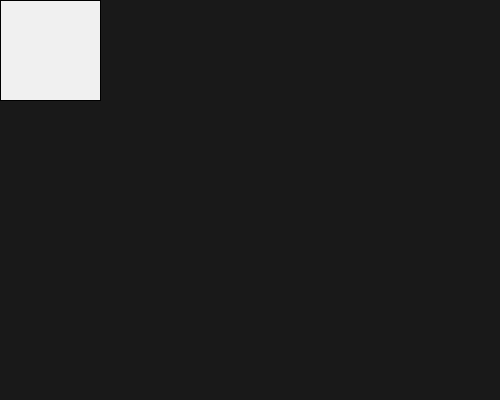
Frame 1 (no input)
Frame 60 (the mouse pressed at the canvas centre just before this capture): identical to frame 1, image omitted
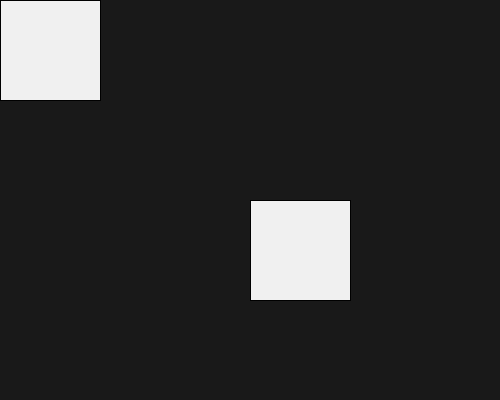
Frame 120 (the mouse held since frame 60 and released just before this capture)

The Processing sketch that drew these frames (run headless with seeded random() and noise(); from frame 60 on, the mouse is pressed at the canvas centre):

// Processing sketch: scale
// ── scale.pde
void setup()
{
  size(500,400);
}
void draw()
{
  background(25);
  fill(240);
  rect(0,0,100,100);
  
  pushMatrix();              // be ready
  translate(mouseX,mouseY);  // set origin to (x,y)
  rect(0,0,100,100);         // draw rectangle
  popMatrix();               // update
}
